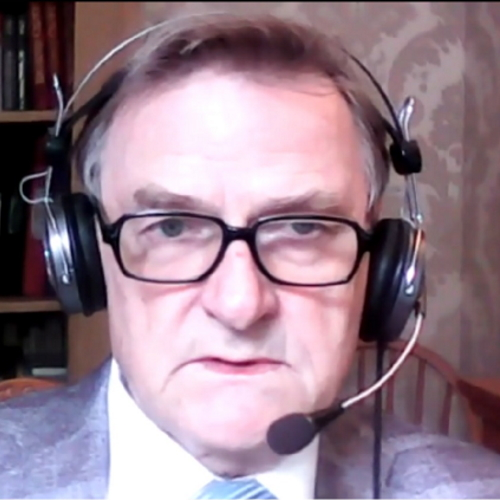
#> input picture img_inp/AV_500.jpg, 500 x 500 px, found by its file name
$ python Listing_7_8.py
#> lines starting #> are read from the running program, lines starting #| are printed output that depends on the picture
# Листинг 7.8
from PIL import Image

##################################
# Гравировка изображений точками #
##################################
class gravure:
    def __init__(self, inp_fl, out_fl):
#> called with inp_fl = 'img_inp/AV_500.jpg', out_fl = 'img_out/av_gravure.jpg'
        self.image_fl = inp_fl
        self.alpha_fl = out_fl
        # загрузить изображение
        im = Image.open(inp_fl)
#> im is the input picture: PIL image 500x500 RGB; mean R, G, B 149, 125.6, 139.6
        im = im.convert('1')
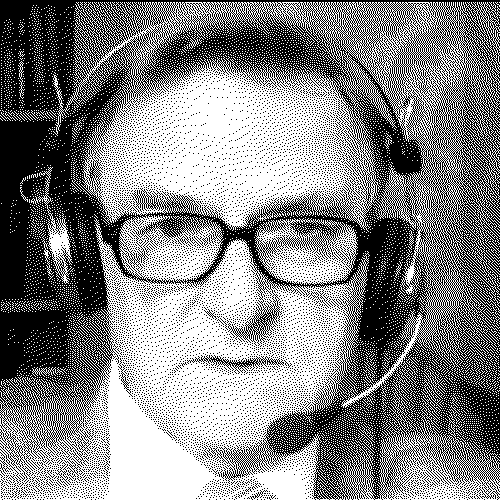
#> im: PIL image 500x500 1; 52.5% white; black in thin lines or dots
        im = im.convert(mode='1', dither=Image.FLOYDSTEINBERG)  # Нарисовать
        im.save(out_fl)  # Сохранить
        return

if __name__ == "__main__":
    inp_image = 'img_inp/AV_500.jpg'     # исходный рисунок
    out_image = 'img_out/av_gravure.jpg' # гравюра
    # создать объект класса
    gravure(inp_image, out_image)

$ run again, with img_inp/Boris.jpg copied over img_inp/AV_500.jpg
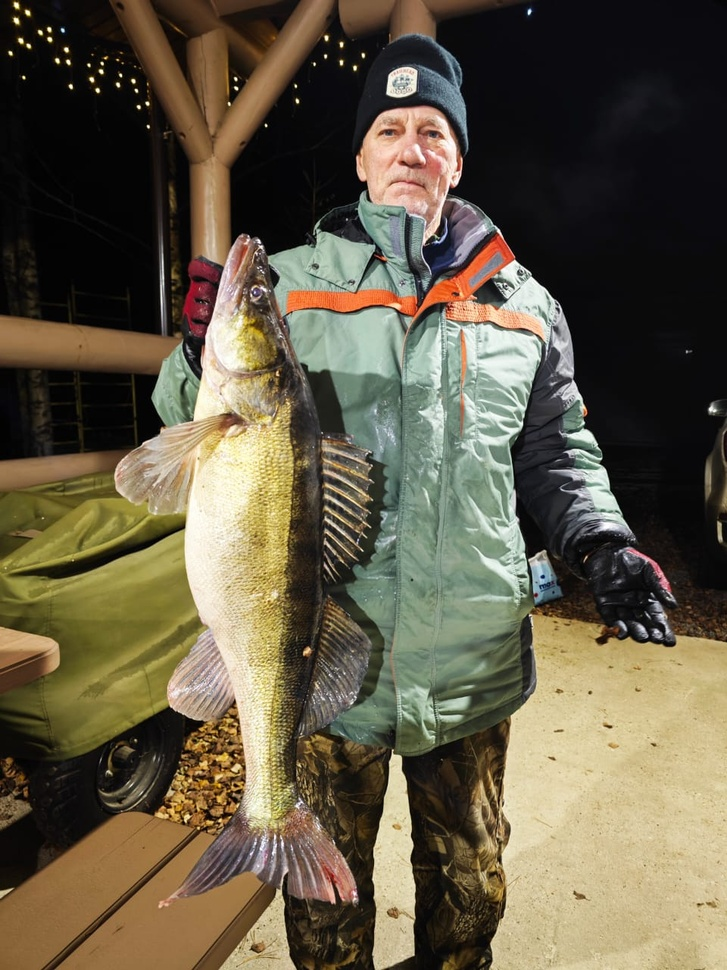
#> input picture img_inp/Boris.jpg, 727 x 970 px, shrunk from 960 x 1280 before the run, found by its file name
#> in __init__, im is the input picture: PIL image 727x970 RGB; mean R, G, B 99.4, 90.9, 70.4
#> in __init__, `im = im.convert('1')`:
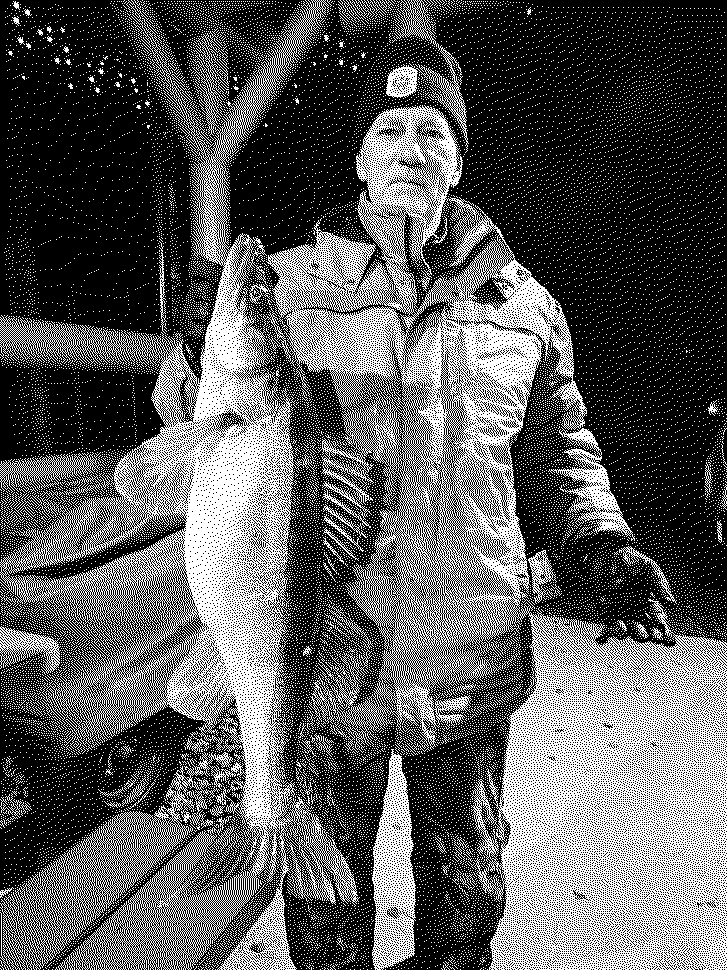
#> im: PIL image 727x970 1; 35.5% white in thin lines or dots

$ run again, with img_inp/Vita.jpg copied over img_inp/AV_500.jpg
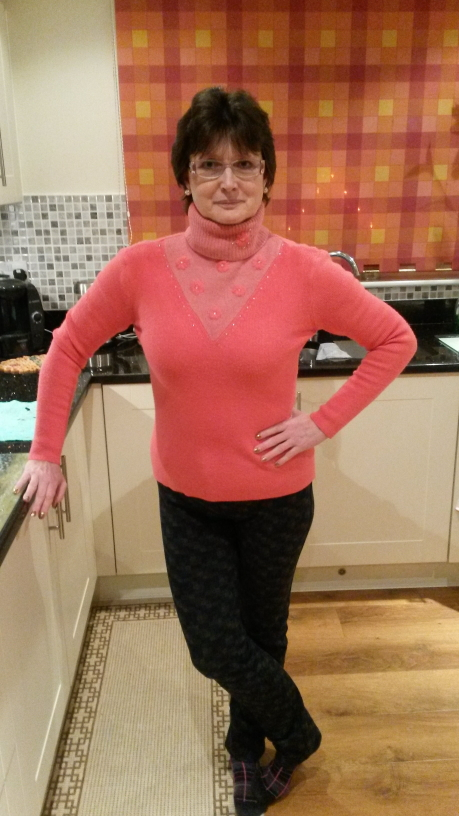
#> input picture img_inp/Vita.jpg, 459 x 816 px, found by its file name
#> in __init__, im is the input picture: PIL image 459x816 RGB; mean R, G, B 161, 113.1, 87.8
#> in __init__, `im = im.convert('1')`:
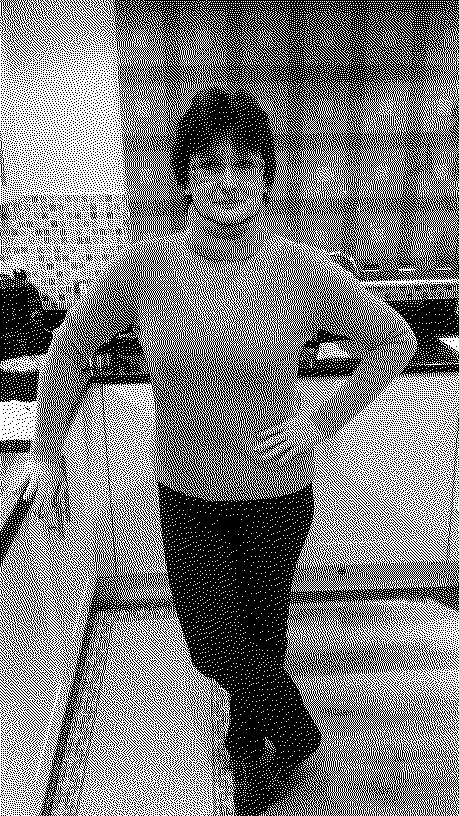
#> im: PIL image 459x816 1; 48.6% white in thin lines or dots

$ run again, with img_inp/mosaic_duck.jpg copied over img_inp/AV_500.jpg
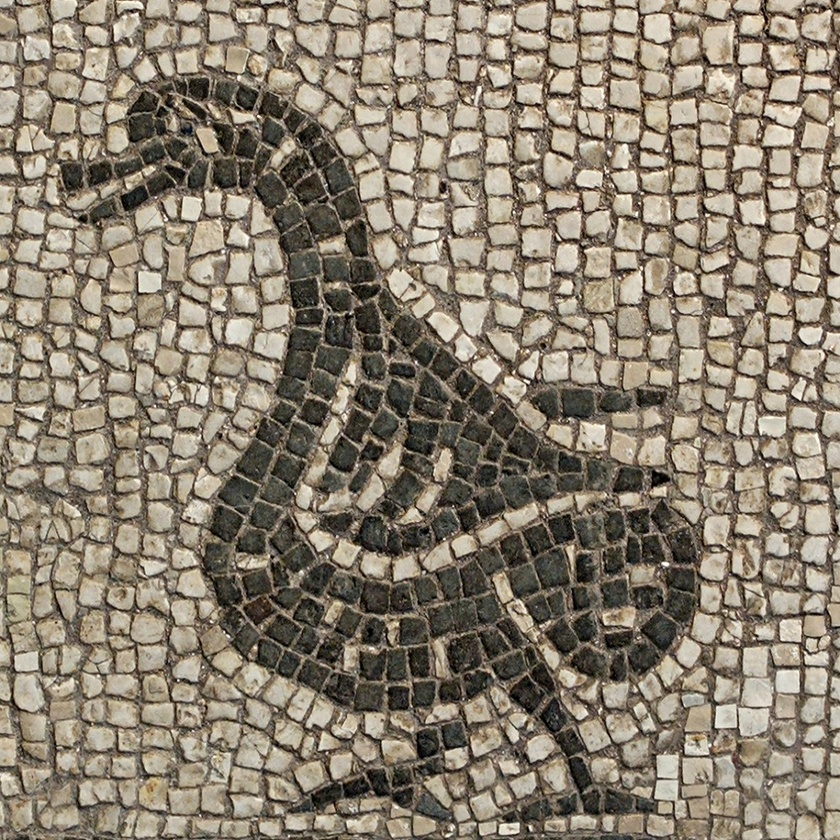
#> input picture img_inp/mosaic_duck.jpg, 840 x 840 px, shrunk from 1000 x 1000 before the run, found by its file name
#> in __init__, im is the input picture: PIL image 840x840 RGB; mean R, G, B 138.6, 128, 111.4
#> in __init__, `im = im.convert('1')`:
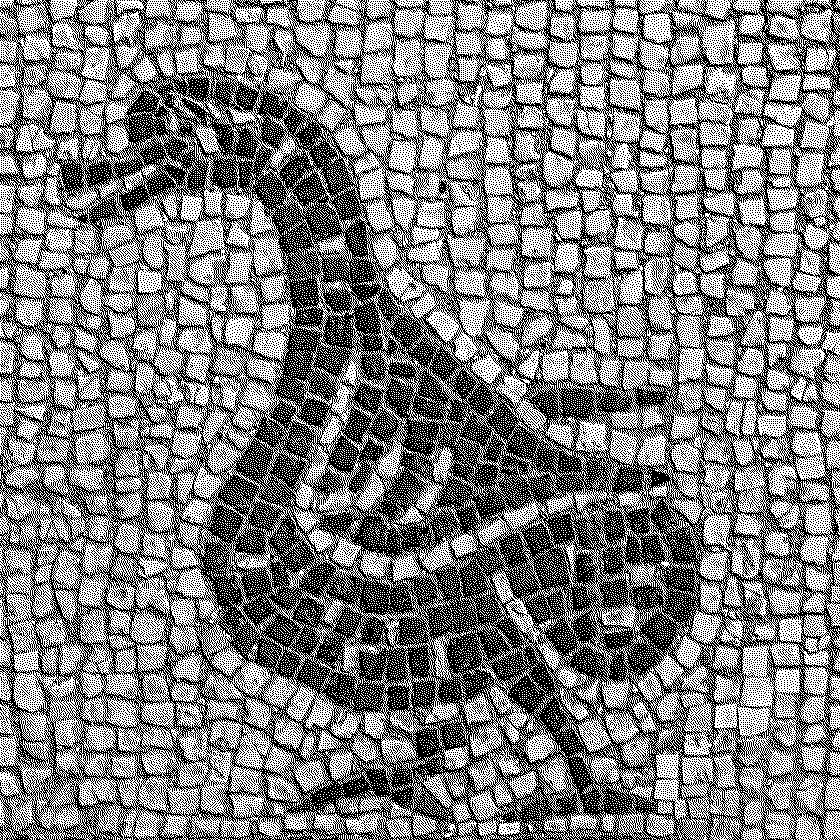
#> im: PIL image 840x840 1; 50.5% white; black in thin lines or dots
